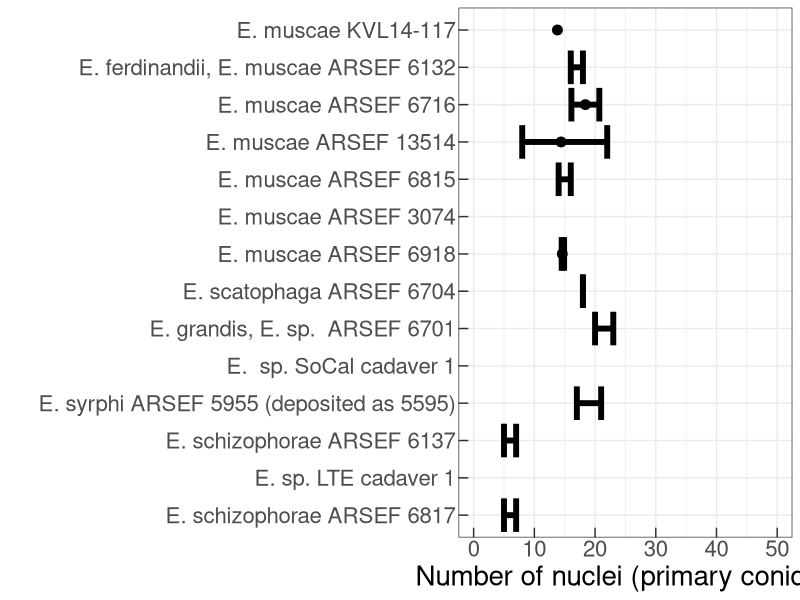
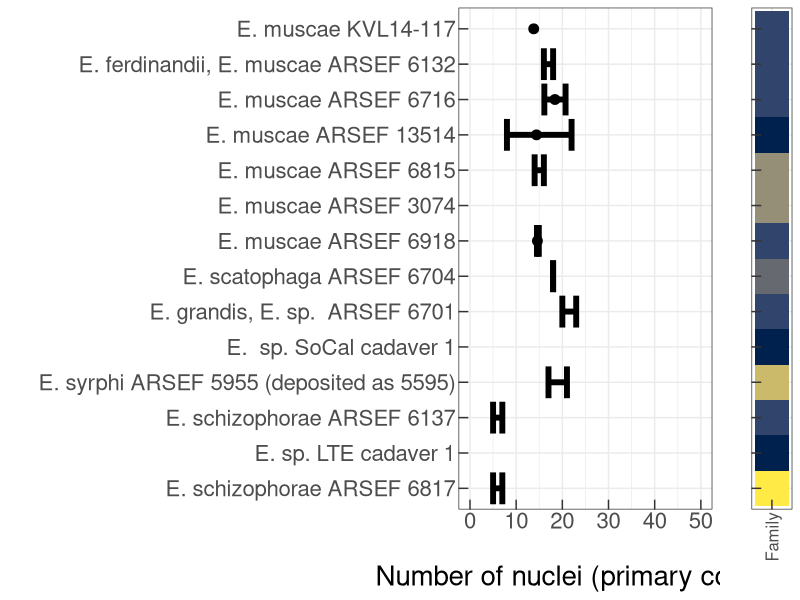
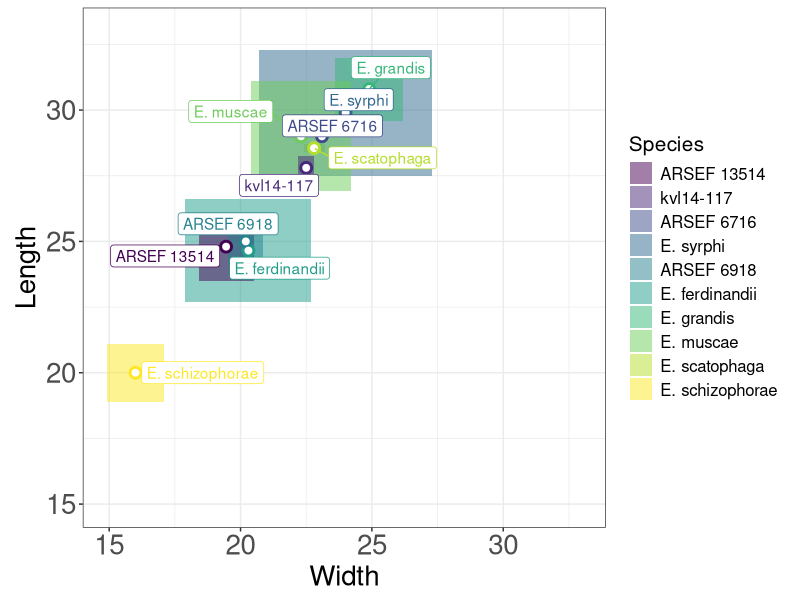
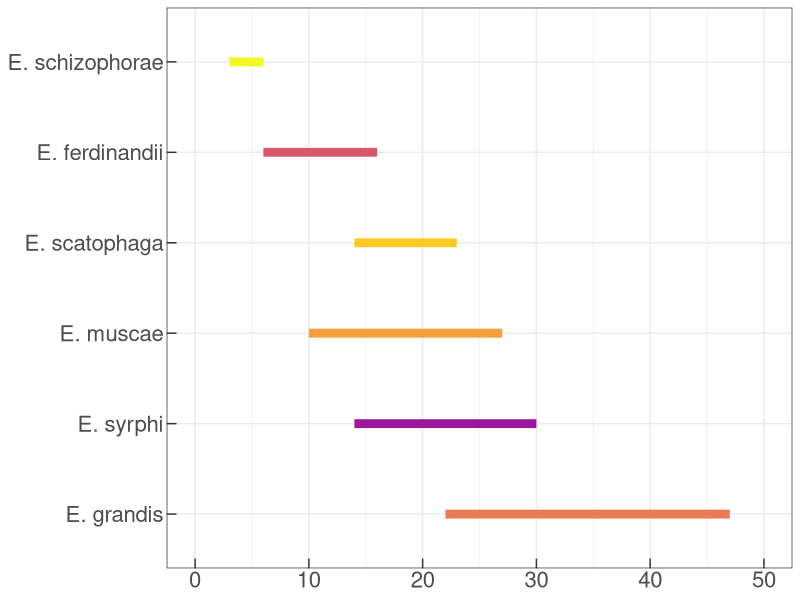
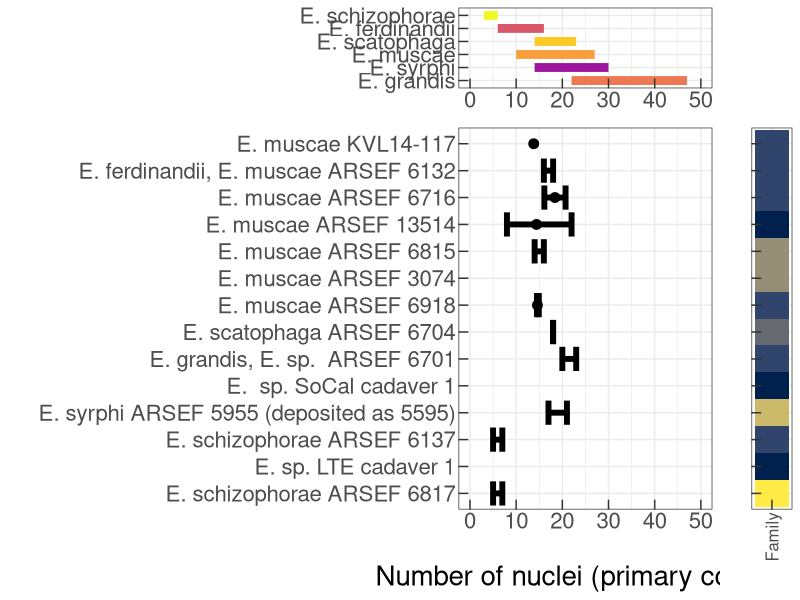

R code for these plots, in order:
## ---- chunk 1
library(tidyverse)
library(viridis)
library(grid)
library(gridExtra)

## ---- chunk 2
E.nuc <- read.csv("Emusc_nuclei.csv")

phylo=c("E. muscae KVL14-117",
        "E. ferdinandii, E. muscae ARSEF 6132",
        "E. muscae ARSEF 6716",
        "E. muscae ARSEF 13514",
        "E. muscae ARSEF 6815",
        "E. muscae ARSEF 3074",
        "E. muscae ARSEF 6918",
        "E. scatophaga ARSEF 6704",
        "E. grandis, E. sp.  ARSEF 6701",
        "E.  sp. SoCal cadaver 1",
        "E. syrphi ARSEF 5955 (deposited as 5595)",
        "E. schizophorae ARSEF 6137",
        "E. sp. LTE cadaver 1",
        "E. schizophorae ARSEF 6817")

E.nuc2 = E.nuc %>%
  filter(Source=="Phylogenetics") %>%
  mutate(Strain=as.factor(Strain)) %>%
  mutate(Strain=factor(Strain, levels=rev(phylo)))

plt1=ggplot(E.nuc2, aes(x=Average, y=Strain), color="black")+geom_point(size=3)+geom_errorbar(aes(xmin=Min, xmax=Max), size=2)+theme_bw()+xlab("Nuclei")+theme(text=element_text(size=20), legend.position="none")+ylab("")+xlim(0,50)+theme(axis.ticks.length=unit(-0.25, "cm"))+xlab("Number of nuclei (primary conidia)")

plt1

E.nuc.host=E.nuc %>%
  filter(Source=="Phylogenetics") %>%
  select(Strain, Host, Family, Order, Genus, Superfamily, Species) %>%
  group_by(Species, Strain) %>%
  pivot_longer(cols=Host:Superfamily, names_to="Classification", values_to="Name") %>%
  filter(Classification!="Host" & Classification!="Genus") %>%
  mutate(Classification=as.factor(Classification)) %>%
  mutate(Classification=factor(Classification, levels=levels(Classification)[c(2,3,1)])) %>%
   mutate(Strain=as.factor(Strain)) %>%
  mutate(Strain=factor(Strain, levels=rev(phylo)))

E.nuc.host$Name=as.factor(E.nuc.host$Name)
E.nuc.host$Name=factor(E.nuc.host$Name, levels=c(unique(E.nuc.host[E.nuc.host$Classification=="Order",]$Name),
unique(E.nuc.host[E.nuc.host$Classification=="Superfamily",]$Name),
unique(E.nuc.host[E.nuc.host$Classification=="Family",]$Name)))

plt2=ggplot(subset(E.nuc.host, Classification=="Family"), aes(x=Classification, y=Strain, fill=Name))+geom_tile()+scale_fill_viridis_d(option="E")+theme_bw()+xlab("Nuclei")+theme(text=element_text(size=15), legend.position="none", axis.text.y=element_blank())+ylab("")+xlab("")+scale_x_discrete(guide=guide_axis(angle=90))+theme(axis.ticks.length=unit(-0.25, "cm"))

grob1=ggplotGrob(plt1)
grob2=ggplotGrob(plt2)

maxHeights <- unit.pmax(grob1$heights, grob2$heights)

grob1$heights= maxHeights
grob2$heights= maxHeights

layout <- rbind(c(1:2))

grid.arrange(grob1, grob2, layout_matrix=layout, widths=c(0.9, 0.1))

## ---- chunk 3
E.con <- read.csv("Emus conidial metrics updated.csv")

E.con2 = E.con %>%
  pivot_longer(cols=Mean:Max, names_to="Metric2", values_to="Value") %>%
  pivot_wider(names_from=c("Metric", "Metric2"), values_from="Value") %>%
  mutate(Species=as.factor(Species)) %>%
  mutate(Species=factor(Species, levels=levels(Species)[c(1,10,2,9,3:8)]))
  
theme = theme_bw()+theme(text = element_text(size=15), axis.title.x = element_text(size=20), axis.title.y = element_text(size=20), axis.text.x = element_text(size=20), axis.text.y = element_text(size=20), title = element_text(size=35), legend.title = element_text(size=15))

plt3=ggplot(E.con2)+
  geom_rect(aes(ymin=Length_Mean-Length_Difference, ymax=Length_Mean+Length_Difference, xmin=Width_Mean-Width_Difference, xmax=Width_Mean+Width_Difference, fill=Species), alpha=0.5)+
  geom_point(aes(x=Width_Mean, y=Length_Mean, color=Species), size=4)+
  geom_point(aes(x=Width_Mean, y=Length_Mean), color="white", size=2)+
  theme_bw()+scale_color_viridis_d()+
  scale_fill_viridis_d()+
  theme(text=element_text(size=15))+ylab("Length")+xlab("Width")+expand_limits(x=15:33, y = 15:33)+coord_fixed(ratio = 1)+
  ggrepel::geom_label_repel(aes(x=Width_Mean, y=Length_Mean, label=Species, color=Species))+
  guides(color="none")+theme(axis.ticks.length=unit(-0.25, "cm"))+theme

plt3

## ---- chunk 4
Rep.nuc <- read.csv("Emus nuclei metrics.csv")

plt4=ggplot(Rep.nuc, aes(x=reorder(Species, -Max), y=Mean, ymin=Min, ymax=Max, color=Species))+
  geom_linerange(size=3)+coord_flip()+theme_bw()+scale_color_viridis_d(limits=levels(E.con2$Species), option="C")+ylim(0,50)+theme(text=element_text(size=20), legend.position="none")+theme(axis.ticks.length=unit(-0.25, "cm"), axis.title.x=element_blank(), axis.title.y=element_blank())

plt4

grob1=ggplotGrob(plt1)
grob2=ggplotGrob(plt2)
grob3=ggplotGrob(plt4)

maxHeights <- unit.pmax(grob1$heights, grob2$heights)

grob1$heights= maxHeights
grob2$heights= maxHeights

maxWidths <- unit.pmax(grob1$widths, grob3$widths)

grob1$widths= maxWidths
grob3$widths= maxWidths

layout <- rbind(c(3, NA),c(1:2))

grid.arrange(grob1, grob2, grob3, layout_matrix=layout, heights=c(0.2,0.8), widths=c(0.9, 0.1))

